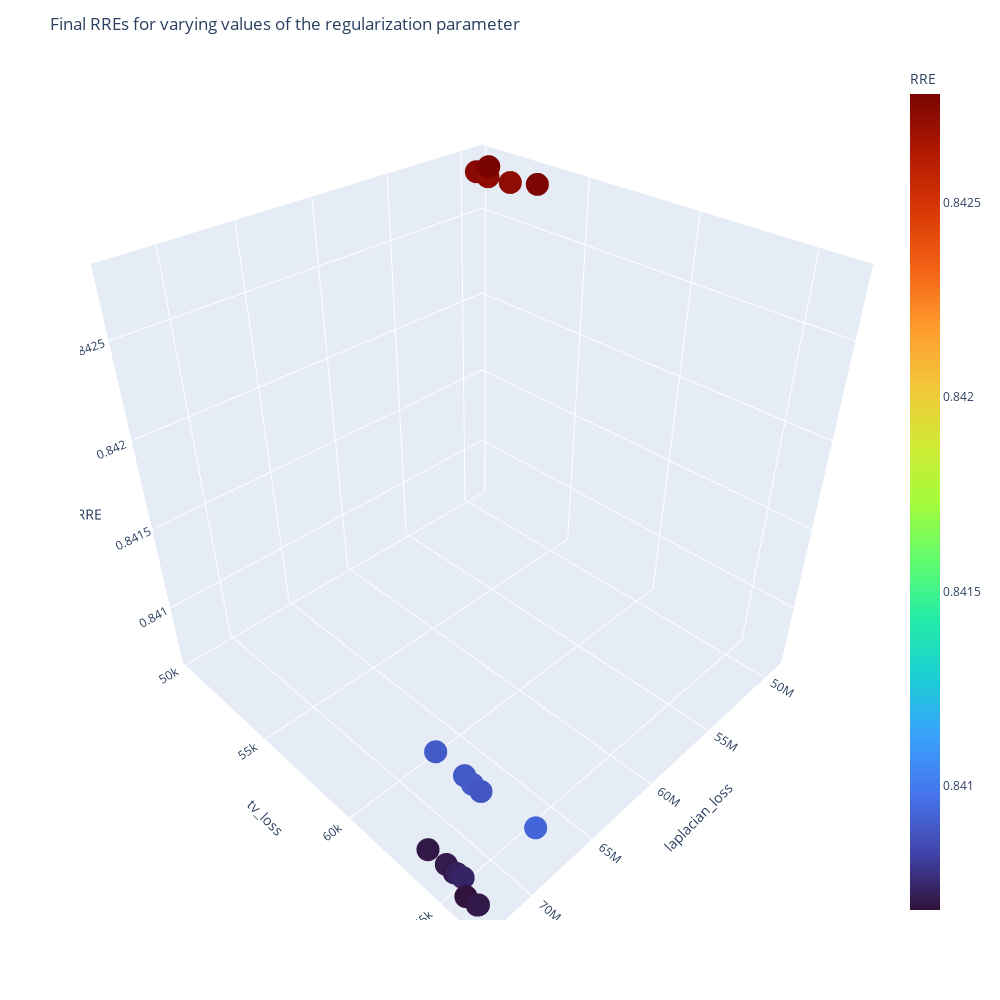

Notebook cell for this chart:
### Code cell
import plotly.express as px
fig = px.scatter_3d(final_loss_values, x='laplacian_loss', y='tv_loss', z='RRE', log_x=True, log_y=True, log_z=True, color='RRE', color_continuous_scale='turbo' )
fig.update_layout(height=1000, width=1000, title_text="Final RREs for varying values of the regularization parameter")
fig.show()

### Figure 1 — Plotly figure (JSON) as saved in the notebook; plotly's stock layout.template omitted (floating-point values rounded to 4 significant figures)
{"data": [{"hovertemplate": "laplacian_loss=%{x}<br>tv_loss=%{y}<br>RRE=%{marker.color}<extra></extra>", "legendgroup": "", "marker": {"color": [0.8427, 0.8428, 0.8428, 0.8427, 0.8427, 0.8409, 0.8409, 0.8409, 0.8409, 0.8409, 0.8407, 0.8407, 0.8407, 0.8407, 0.8407, 0.8407, 0.8407, 0.8407], "coloraxis": "coloraxis", "symbol": "circle"}, "mode": "markers", "name": "", "scene": "scene", "showlegend": false, "type": "scatter3d", "x": [49384564, 49355432, 49320796, 49165704, 49577420, 68976344, 69077000, 68960160, 68976192, 68960864, 72617208, 72742192, 72711416, 72622216, 72635008, 73100288, 73105008, 73100488], "y": [50700.0, 50720.0, 53070.0, 51650.0, 50270.0, 63800.0, 63420.0, 62930.0, 61410.0, 66560.0, 64370.0, 65330.0, 64990.0, 64790.0, 63400.0, 66290.0, 65710.0, 66360.0], "z": [0.8427, 0.8428, 0.8428, 0.8427, 0.8427, 0.8409, 0.8409, 0.8409, 0.8409, 0.8409, 0.8407, 0.8407, 0.8407, 0.8407, 0.8407, 0.8407, 0.8407, 0.8407]}], "layout": {"coloraxis": {"colorbar": {"title": {"text": "RRE"}}, "colorscale": [[0, "#30123b"], [0.07143, "#4145ab"], [0.1429, "#4675ed"], [0.2143, "#39a2fc"], [0.2857, "#1bcfd4"], [0.3571, "#24eca6"], [0.4286, "#61fc6c"], [0.5, "#a4fc3b"], [0.5714, "#d1e834"], [0.6429, "#f3c63a"], [0.7143, "#fe9b2d"], [0.7857, "#f36315"], [0.8571, "#d93806"], [0.9286, "#b11901"], [1, "#7a0402"]]}, "height": 1000, "legend": {"tracegroupgap": 0}, "margin": {"t": 60}, "scene": {"domain": {"x": [0, 1], "y": [0, 1]}, "xaxis": {"title": {"text": "laplacian_loss"}, "type": "log"}, "yaxis": {"title": {"text": "tv_loss"}, "type": "log"}, "zaxis": {"title": {"text": "RRE"}, "type": "log"}}, "title": {"text": "Final RREs for varying values of the regularization parameter"}, "width": 1000}}
